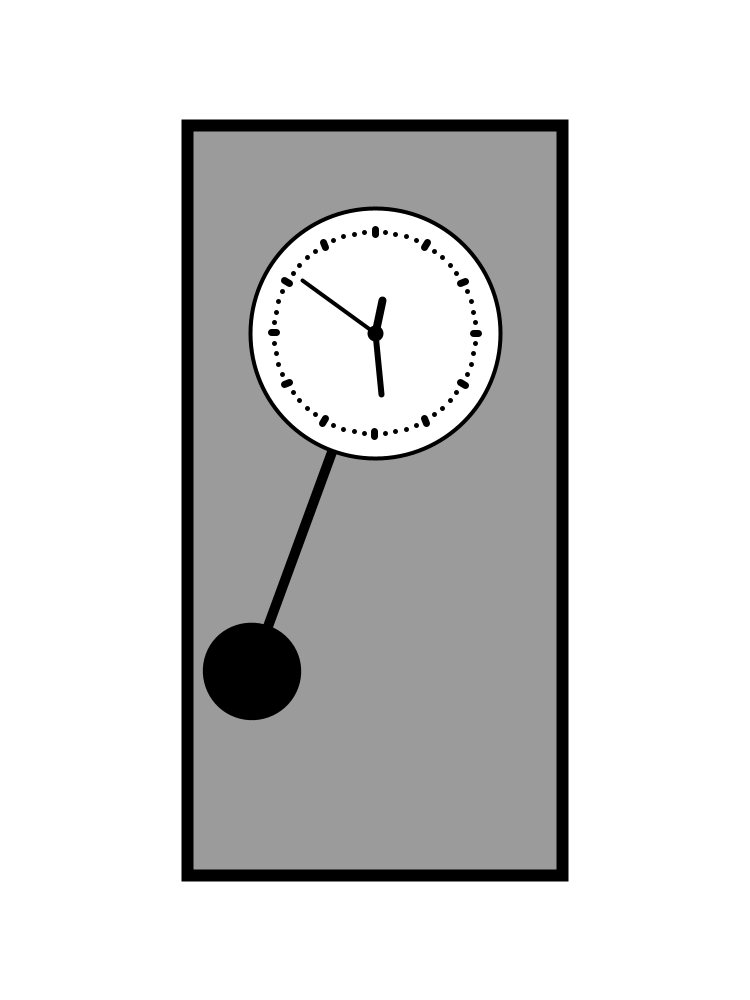
Frame 1 (no input)
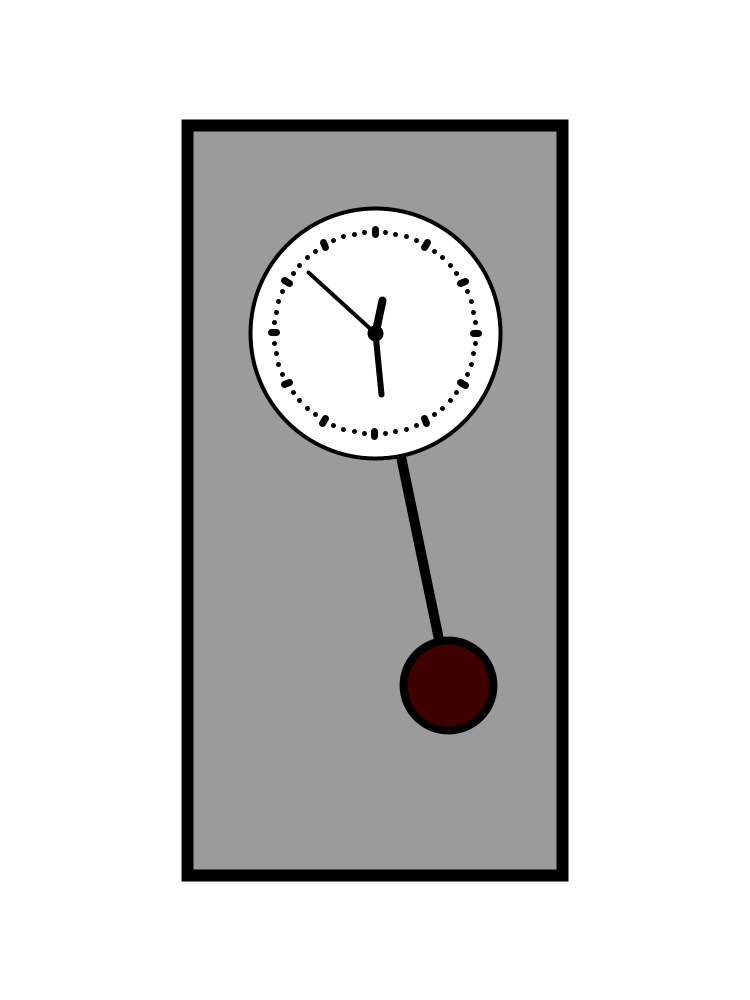
Frame 60 (the mouse pressed at the canvas centre just before this capture)
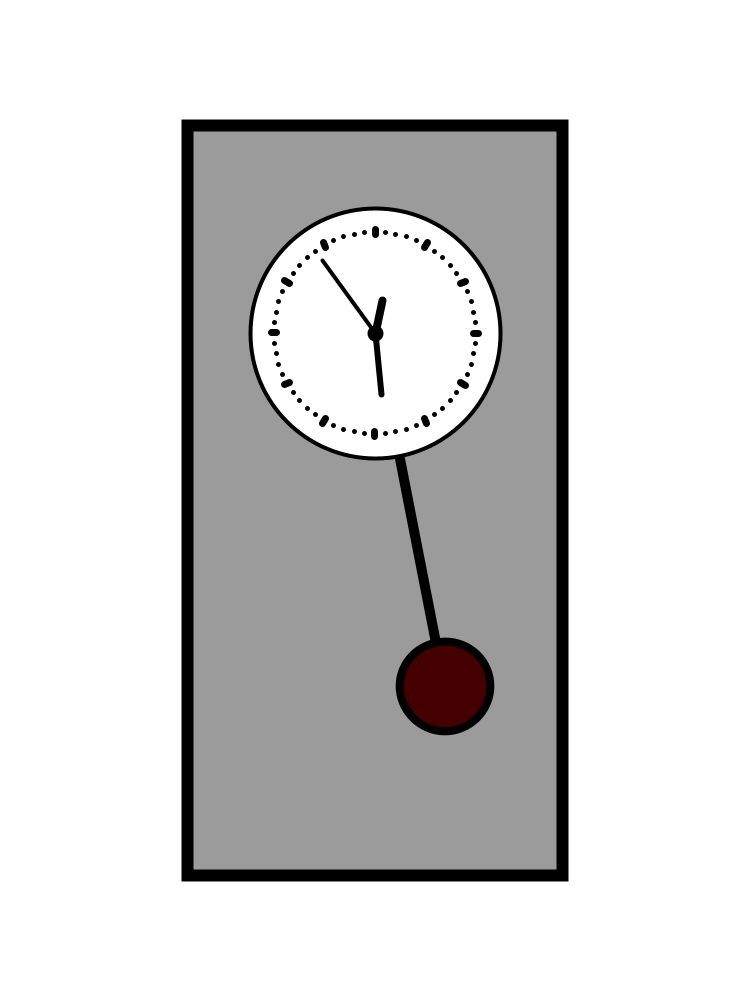
Frame 120 (the mouse held since frame 60 and released just before this capture)

The Processing sketch that drew these frames (run headless with seeded random() and noise(); from frame 60 on, the mouse is pressed at the canvas centre):

// Processing sketch: zadanie2_pzp
// ── zadanie2_pzp.pde

final int WINDOW_WIDTH = 750;
final int WINDOW_HEIGHT = 1000;

int secondsCounter = 0;
int actualS,actualM,actualH;
int waverDirection = -1;
float waverSpeed = 0;
float waverAngle = 20;
float waverLighteness = 0;


void drawClock(){
  
  stroke(0,0,0);
  strokeWeight(12);
  fill(0,0,0,100);
  rect(WINDOW_WIDTH/4,WINDOW_HEIGHT/8,WINDOW_WIDTH/2,3*WINDOW_HEIGHT/4);
  
  strokeWeight(4);
  fill(0,0,100);
  circle(WINDOW_WIDTH/2, WINDOW_HEIGHT/3, WINDOW_WIDTH/3);
  
  strokeWeight(16);
  point(WINDOW_WIDTH/2, WINDOW_HEIGHT/3);
  
  
  strokeWeight(7);
  pushMatrix();
  translate(WINDOW_WIDTH/2, WINDOW_HEIGHT/3);
  
  for(int i = 0; i < 12; i++){
    line(0,WINDOW_WIDTH/9 - 10*WINDOW_WIDTH/41,0,WINDOW_WIDTH/9 - WINDOW_WIDTH/4);
    rotate(radians(360/12));
  }
  
  strokeWeight(5);
  for(int i = 0; i < 60; i++){
    if(i%5 != 0){
    point(0,WINDOW_WIDTH/9 - 100*WINDOW_WIDTH/407);
    }
    rotate(radians(6));
  }
  popMatrix();
  
  pushMatrix();
  strokeWeight(8);
  translate(WINDOW_WIDTH/2, WINDOW_HEIGHT/3);
  if(actualS%720 == 0 && actualS != 0 && actualS != 360 && secondsCounter%30 == 1){
    actualH += 1;
    rotate(radians(actualH));
    //println(actualH);
  }else {
    rotate(radians(actualH));
  }
  line(0,0,0,-WINDOW_HEIGHT/30);
  popMatrix();
  
  pushMatrix();
  strokeWeight(6);
  translate(WINDOW_WIDTH/2, WINDOW_HEIGHT/3);
  if(actualS%360 == 0 && actualS != 0 && secondsCounter%30 == 1){
    actualM += 6;
    rotate(radians(actualM));
    //println(actualS);
  }else {
    rotate(radians(actualM));
  }
  line(0,0,0,-WINDOW_HEIGHT/16);
  popMatrix();
  
  pushMatrix();
  strokeWeight(4);
  translate(WINDOW_WIDTH/2, WINDOW_HEIGHT/3);
  if(secondsCounter%30 == 0){
    actualS += 6;
    rotate(radians(actualS));
    //println(actualS);
  }else {
    rotate(radians(actualS));
  }
  line(0,0,0,-WINDOW_HEIGHT/11);
  popMatrix();
  
}

void drawClockWavered(){
  if(waverAngle > 0 && waverDirection == -1) waverSpeed += 0.02;
  else if(waverAngle < 0 && waverDirection == -1) waverSpeed -= 0.02;
  else if(waverAngle > 0 && waverDirection == 1) waverSpeed -= 0.02;
  else if(waverAngle < 0 && waverDirection == 1) waverSpeed += 0.02;
  if(waverSpeed <= 0) waverDirection *= -1;
  waverAngle += waverDirection * waverSpeed; 
  waverLighteness = 100 - abs(waverAngle)*100/20.0;
  stroke(0,0,0);
  strokeWeight(10);
  pushMatrix();
  translate(WINDOW_WIDTH/2, WINDOW_HEIGHT/3);
  rotate(radians(waverAngle));
  line(0,0,0,360);
  strokeWeight(8);
  fill(0,100,waverLighteness);
  circle(0,360,90);
  popMatrix();
  
}


void settings(){
  size(WINDOW_WIDTH, WINDOW_HEIGHT);
}


void setup() {
  
  colorMode(HSB, 360, 100, 100);
  frameRate(30);
  
  float temp = 30*hour()+minute()/2;
  
  actualS = second()*6;
  actualM = minute()*6;
  actualH = int(temp);
  
  if(temp%2 != 0) actualS += 360;
  
  noStroke();
  noFill();
}

void draw() {
  background(0,0,100);
  drawClockWavered();
  drawClock();
  secondsCounter++;
}  
